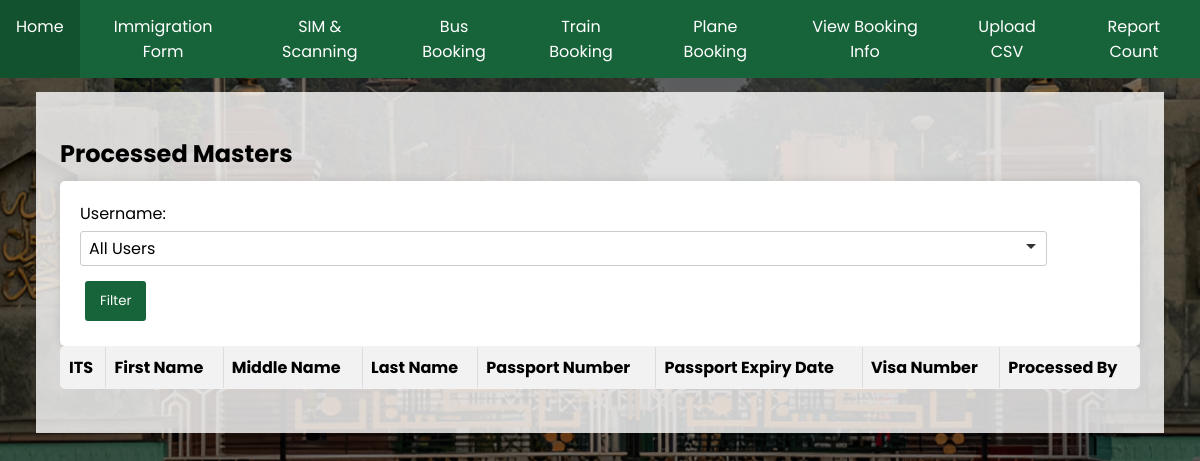
Before: /processed-masters/ with the older database file.
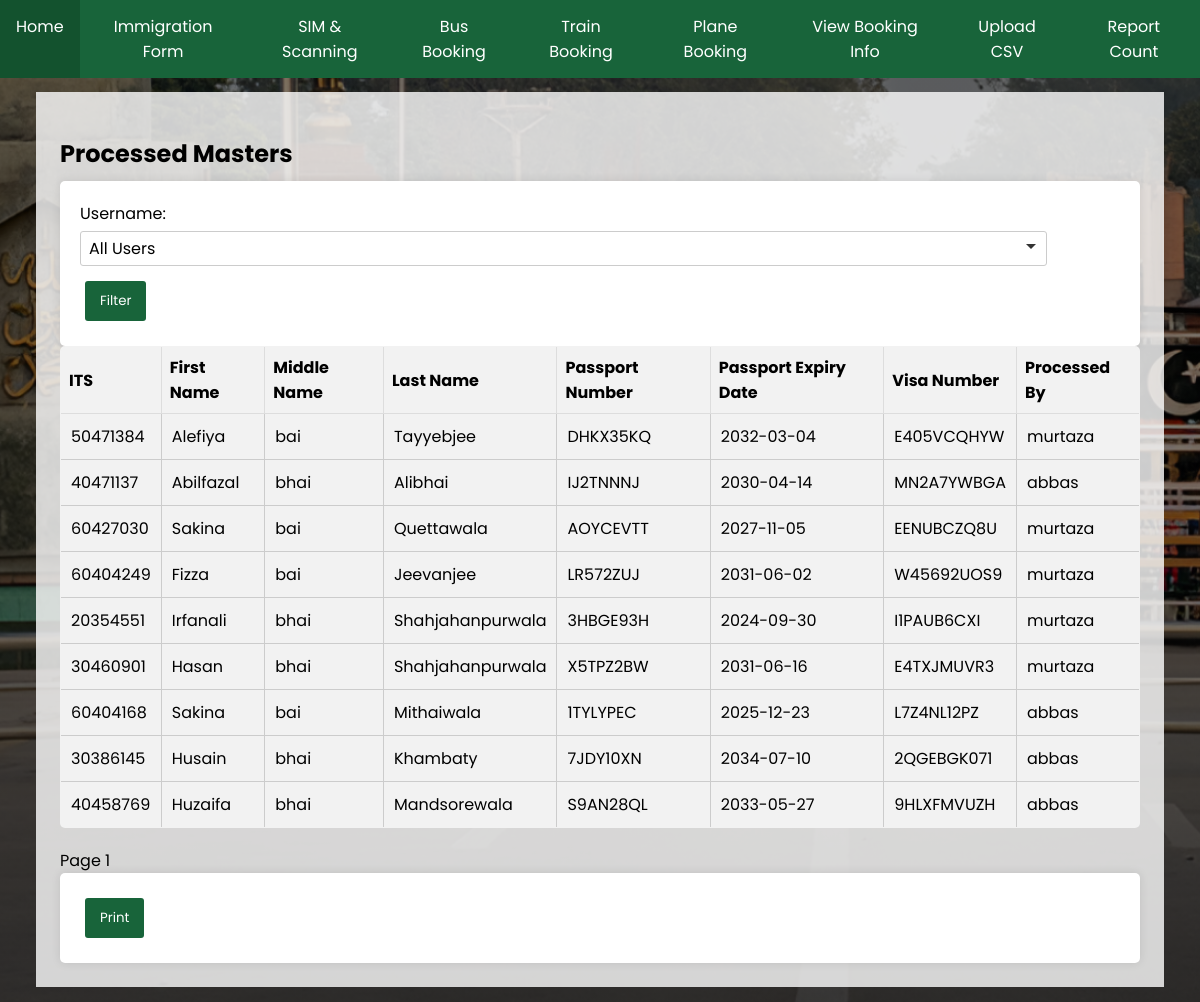
After: the same page with the newer database file.
### database.py (models this page shows)
class ProcessedMaster(Base):
    __tablename__ = "processed_master"
    id = Column(Integer, primary_key=True, index=True)
    ITS = Column(Integer, ForeignKey('master.ITS'), unique=True, index=True)
    first_name = Column(String, index=True)
    middle_name = Column(String, index=True)
    last_name = Column(String, index=True)
    DOB = Column(Date)
    passport_No = Column(String, index=True)
    passport_Expiry = Column(Date, index=True)
    Visa_No = Column(String, index=True)
    Mode_of_Transport = Column(String, index=True)
    phone = Column(String, index=True)
    arrived = Column(Boolean, default=False)
    timestamp = Column(DateTime, default=func.now())
    processed_by = Column(String, ForeignKey('users.username'))

### main.py (the view)
@app.get("/processed-masters/", response_class=HTMLResponse)
async def get_processed_masters(
    request: Request,
    page: int = 1,
    user: str = None,  # Accept username from query parameter
    db: Session = Depends(get_db)
):
    users = db.query(User).all()
    total_count = db.query(func.count(ProcessedMaster.ITS)).scalar()
    query = db.query(ProcessedMaster)
    if user:
        query = query.filter(ProcessedMaster.processed_by == user)
    processed_masters = (
        query.offset((page - 1) * PAGE_SIZE)
        .limit(PAGE_SIZE)
        .all()
    )
    return templates.TemplateResponse(
        "processed_masters.html",
        {
            "request": request,
            "processed_masters": processed_masters,
            "page": page,
            "page_size": PAGE_SIZE,
            "total_count": total_count,
            "users": users,
            "selected_user": user,  # Pass the selected username to the template
        }
    )

### templates/processed_masters.html (shortened to what this page needs)
{% extends "base.html" %}
{% block content %}
<h2>Processed Masters</h2>
<form action="" method="get">
  <label for="user">Username:</label>
  <select name="user" id="user">
    <option value="">All Users</option>
  </select>
  <button type="submit">Filter</button>
</form>
<table>
  <tr>
    <th>ITS</th>
    <th>First Name</th>
    <th>Middle Name</th>
    <th>Last Name</th>
    <th>Passport Number</th>
    <th>Passport Expiry Date</th>
    <th>Visa Number</th>
    <th>Processed By</th>
  </tr>
  {% for master in processed_masters %}
    {% if not selected_user or master.processed_by == selected_user %}
    <tr>
      <td>{{ master.ITS }}</td>
      <td>{{ master.first_name }}</td>
      <td>{{ master.middle_name }}</td>
      <td>{{ master.last_name }}</td>
      <td>{{ master.passport_No }}</td>
      <td>{{ master.passport_Expiry }}</td>
      <td>{{ master.Visa_No }}</td>
      <td>{{ master.processed_by }}</td>
    </tr>
    {% endif %}
  {% endfor %}
</table>
{% if processed_masters %}
<div>
  Page {{ page }}
</div>
<div>
  <form action="/print" method="post">
    <button type="submit">Print</button>
  </form>
</div>
{% endif %}
{% endblock %}

### templates/base.html (shortened to what this page needs)
<!DOCTYPE html>
<html lang="en">
<head>
    <link rel="stylesheet" href="/static/styles.css">
</head>
<body>
    <div class="navbar" id="navbar">
        <a href="/">Home</a>
        <div class="dropdown">
            <button class="dropbtn" onclick="window.location.href='/master-form/'">Immigration Form
            </button>
        </div>
        <div class="dropdown">
            <button class="dropbtn" onclick="window.location.href='/mark-as-arrived-form/'">SIM & Scanning
            </button>
        </div>
        <div class="dropdown">
            <button class="dropbtn" onclick="window.location.href='/bus-booking/'">Bus Booking
            </button>
        </div>
        <div class="dropdown">
            <button class="dropbtn" onclick="window.location.href='/train-booking-form/'">Train Booking
            </button>
        </div>
        <div class="dropdown">
            <button class="dropbtn" onclick="window.location.href='/plane-booking-form/'">Plane Booking
            </button>
        </div>
        <div class="dropdown">
            <button class="dropbtn" onclick="window.location.href='/view-booking-info/'">View Booking Info
            </button>
        </div>
        <a href="/upload-csv/">Upload CSV</a>
        <a href="/view-count/">Report Count</a>
    </div>
    <div class="container" style="max-width: 90vw; background-color: rgba(255, 255, 255, 0.8); padding:1.5rem; margin-top:1.2vw; margin-bottom:1.2vw">
        {% block content %}{% endblock %}
    </div>
</body>
</html>

### static/styles.css (style rules this page uses)
body { margin: 0; padding: 0; font-family: 'Poppins', sans-serif; background-image: linear-gradient(rgba(0, 0, 0, 0.5), rgba(0, 0, 0, 0.5)), url('Login Page bg.png'); background-size: cover; }
.navbar { background-color: #18643A; overflow: hidden; display: flex; justify-content: center; }
.navbar a, .navbar .icon { float: left; font-size: 16px; color: white; text-align: center; padding: 14px 16px; text-decoration: none; }
.dropdown { float: left; overflow: hidden; }
.dropdown .dropbtn { font-size: 16px; border: none; outline: none; color: white; padding: 14px 16px; background-color: inherit; font-family: inherit; margin: 0; }
.container { width: 90vw; margin: 0 auto; }
form { background-color: #fff; padding: 20px; border-radius: 5px; box-shadow: 0 0 10px rgba(0, 0, 0, 0.1); }
form label { display: block; margin-bottom: 5px; }
form input, form select { width: 93%; padding: 8px; margin-bottom: 10px; border: 1px solid #ccc; border-radius: 3px; }
form select { appearance: none; background-size: 10px; padding-right: 30px; }
form button { background-color: #18643A; color: #fff; padding: 10px 15px; border: none; border-radius: 3px; cursor: pointer; transition: background-color 0.3s; }
table { width: 100%; border-collapse: collapse; margin-bottom: 20px; background-color: #f2f2f2; }
table, th, td { border: 1px solid #ddd; }
th, td { padding: 8px; text-align: left; }
th { background-color: #f2f2f2; }
.dropdown { display: inline-block; }
h1, h2, h3 { margin-bottom: 10px; }
button { background-color: #18643A; color: white; border: none; padding: 10px 20px; margin: 5px; cursor: pointer; border-radius: 5px; font-family: 'Poppins'; }
table { width: 100%; margin-bottom: 20px; border-collapse: collapse; border-radius: 5px; overflow: hidden; }
td { padding: 10px; border: 1px solid #ccc; text-align: left; }
th { text-align: left; }
select { font-family: 'poppins'; font-size: 1rem; border-radius:5px; margin-bottom: 0.5rem; }

### templates/base.html (style rules this page uses)
.navbar { background-color: #18643A; overflow: hidden; display: flex; justify-content: center; }
.navbar a, .navbar .icon { float: left; font-size: 16px; color: white; text-align: center; padding: 14px 16px; text-decoration: none; }
.dropdown { float: left; overflow: hidden; }
.dropdown .dropbtn { font-size: 16px; border: none; outline: none; color: white; padding: 14px 16px; background-color: inherit; font-family: inherit; margin: 0; }

Changed rows visible on the page:
added ProcessedMaster: ITS "50471384", first_name "Alefiya", middle_name "bai", last_name "Tayyebjee", passport_No "DHKX35KQ", passport_Expiry "2032-03-04", Visa_No "E405VCQHYW", processed_by "murtaza"
added ProcessedMaster: ITS "40471137", first_name "Abilfazal", middle_name "bhai", last_name "Alibhai", passport_No "IJ2TNNNJ", passport_Expiry "2030-04-14", Visa_No "MN2A7YWBGA", processed_by "abbas"
added ProcessedMaster: ITS "60427030", first_name "Sakina", middle_name "bai", last_name "Quettawala", passport_No "AOYCEVTT", passport_Expiry "2027-11-05", Visa_No "EENUBCZQ8U", processed_by "murtaza"
added ProcessedMaster: ITS "60404249", first_name "Fizza", middle_name "bai", last_name "Jeevanjee", passport_No "LR572ZUJ", passport_Expiry "2031-06-02", Visa_No "W45692UOS9", processed_by "murtaza"
added ProcessedMaster: ITS "20354551", first_name "Irfanali", middle_name "bhai", last_name "Shahjahanpurwala", passport_No "3HBGE93H", passport_Expiry "2024-09-30", Visa_No "I1PAUB6CXI", processed_by "murtaza"
added ProcessedMaster: ITS "30460901", first_name "Hasan", middle_name "bhai", last_name "Shahjahanpurwala", passport_No "X5TPZ2BW", passport_Expiry "2031-06-16", Visa_No "E4TXJMUVR3", processed_by "murtaza"
added ProcessedMaster: ITS "60404168", first_name "Sakina", middle_name "bai", last_name "Mithaiwala", passport_No "1TYLYPEC", passport_Expiry "2025-12-23", Visa_No "L7Z4NL12PZ", processed_by "abbas"
added ProcessedMaster: ITS "30386145", first_name "Husain", middle_name "bhai", last_name "Khambaty", passport_No "7JDY10XN", passport_Expiry "2034-07-10", Visa_No "2QGEBGK071", processed_by "abbas"
added ProcessedMaster: ITS "40458769", first_name "Huzaifa", middle_name "bhai", last_name "Mandsorewala", passport_No "S9AN28QL", passport_Expiry "2033-05-27", Visa_No "9HLXFMVUZH", processed_by "abbas"
Other visible differences:
{{ page }}: (not shown) → "1"
text now shown: "Page Print"
